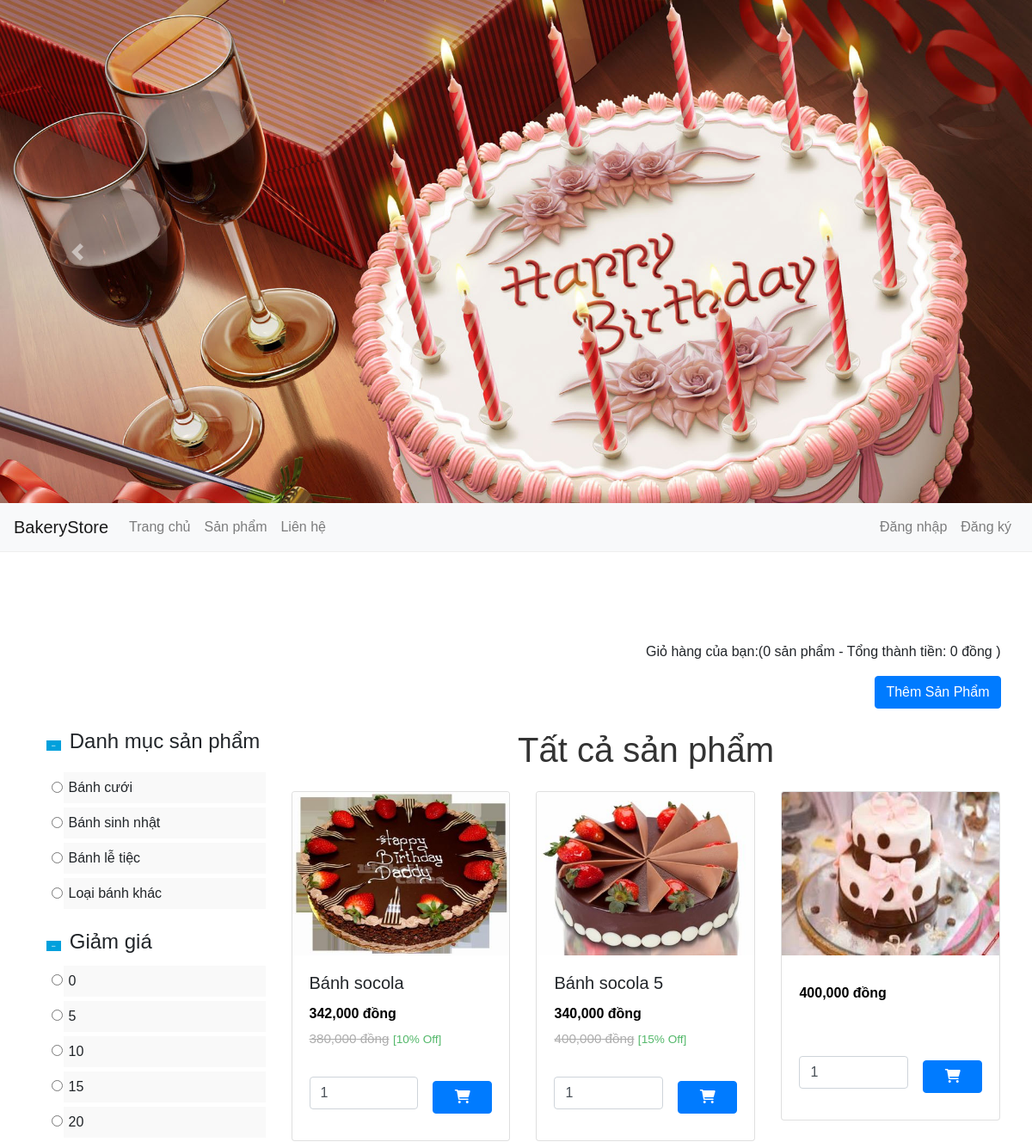
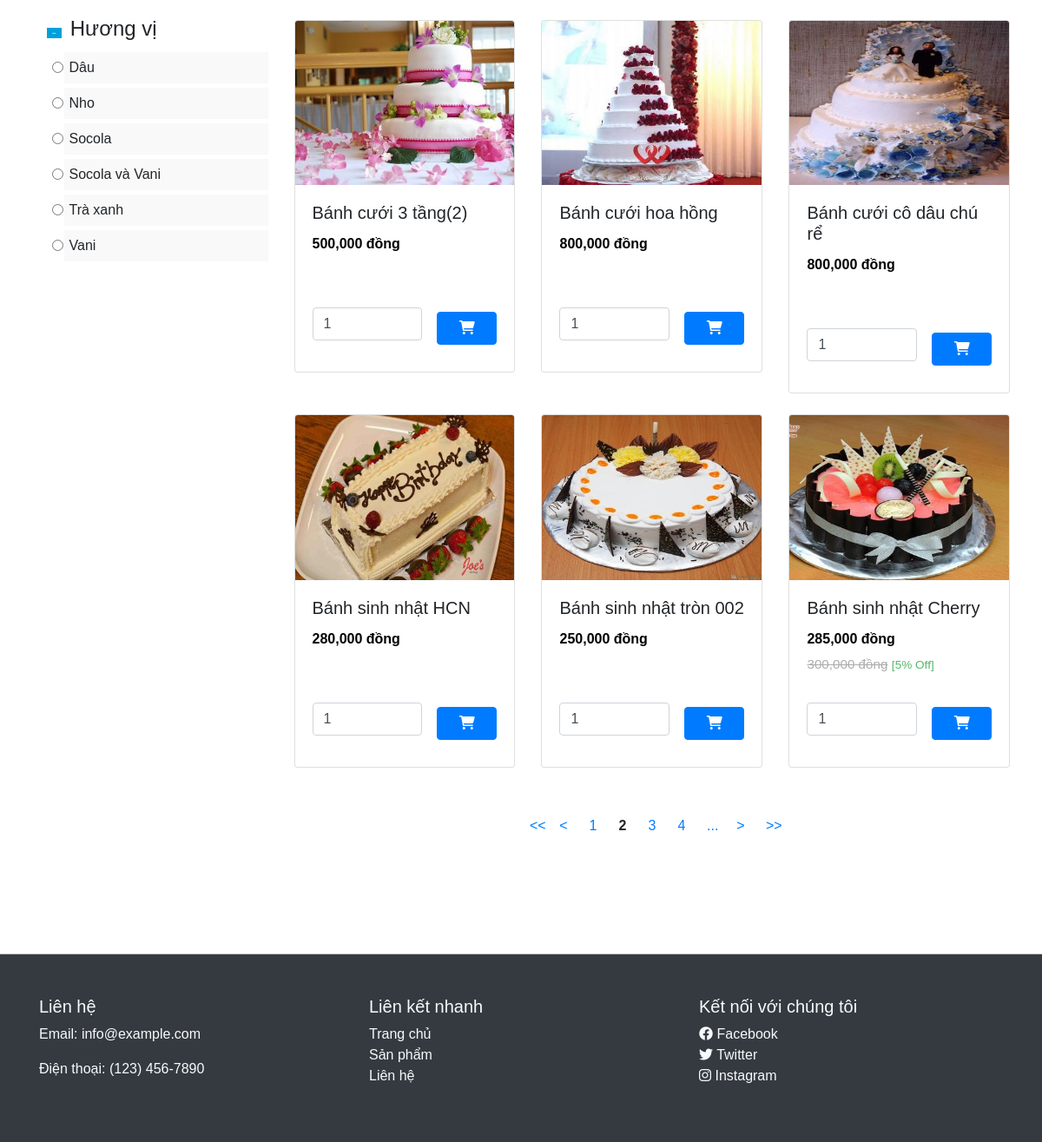
The app's page /san_pham.php?page=2 with its own data (2 pictures, top to bottom).
### tables this page shows
CREATE TABLE `bk_chu_de` (
  `ma_chu_de` int(10) NOT NULL,
  `ten_chu_de` varchar(255) DEFAULT NULL
);

CREATE TABLE `bk_khuyen_mai` (
  `ma_khuyen_mai` int(11) NOT NULL,
  `ten_khuyen_mai` varchar(100) NOT NULL,
  `ngay_ap_dung` date DEFAULT NULL,
  `ngay_ket_thuc` date DEFAULT NULL,
  `chiet_khau` double DEFAULT NULL
);

CREATE TABLE `bk_huong_vi` (
  `id` int(11) NOT NULL,
  `ma_huong_vi` varchar(10) NOT NULL,
  `ten_huong_vi` varchar(20) DEFAULT NULL
);

CREATE TABLE `bk_san_pham` (
  `ma_san_pham` int(11) NOT NULL,
  `ma_chu_de` int(11) NOT NULL,
  `ma_nhan_vien` int(11) NOT NULL,
  `ma_khuyen_mai` int(11) NOT NULL,
  `id` int(11) NOT NULL,
  `ten_san_pham` varchar(255) DEFAULT NULL,
  `noi_dung_tom_tat` varchar(255) DEFAULT NULL,
  `noi_dung_chi_tiet` varchar(255) DEFAULT NULL,
  `so_luong` int(11) DEFAULT NULL,
  `hinh_anh` varchar(255) DEFAULT NULL,
  `don_gia` double DEFAULT NULL,
  `ngay_them_san_pham` date DEFAULT NULL
);

### controllers/c_san_pham.php (called while the page is built, shortened)
<?php
include("models/m_san_pham.php");
class C_san_pham{
	function Hien_thi_san_pham()
	{
		$m_san_pham=new M_san_pham();
		$san_phams=$m_san_pham->Doc_san_pham();
		$huong_vi=$m_san_pham->Doc_huong_vi();
		$khuyen_mai=$m_san_pham->Doc_khuyen_mai();
		include("Pager.php");
		$p=new pager();
		$limit=9;
		$count=count($san_phams);
		$vt=$p->findStart($limit);
		$pages=$p->findPages($count,$limit);
		$curpage=$_GET["page"];
		$lst=$p->pageList($curpage,$pages);
		$san_phams=$m_san_pham->Doc_san_pham($vt,$limit);
		$tongsl = 0;
		$tongDg = 0;
		include("views/include/layout_2.php");
	}
}
?>

### san_pham.php (called while the page is built, shortened)
<?php
include("controllers/c_san_pham.php");
$c_san_pham=new C_san_pham();
$c_san_pham->Hien_thi_san_pham();
?>

### models/database.php (called while the page is built, shortened)
<?php
class database
{
    public function pdo_get_connection()
    {
        $servername = 'localhost';
        $dbname = 'bakery_store';
        $username = 'root';
        $pass = '';
        try {
            $con = new PDO("mysql:host=$servername;dbname=$dbname", $username, $pass);
            $con->setAttribute(PDO::ATTR_ERRMODE, PDO::ERRMODE_EXCEPTION);
            return $con;
        } catch (Exception $ex) {
            echo $ex->getMessage();
            echo $ex->getLine();
            echo $ex->getFile();
        }
    }
    public function pdo_query($sql, $sql_args = [])
    {
        try {
            $con = $this->pdo_get_connection();
            $stmt = $con->prepare($sql);
            $stmt->execute($sql_args);
            $rows = $stmt->fetchAll(PDO::FETCH_OBJ);
            return $rows;
        } catch (PDOException $ex) {
            throw $ex;
        }
    }
}

### models/m_san_pham.php (called while the page is built, shortened)
<?php
include_once("database.php");
class M_san_pham extends database
{
	public function Doc_san_pham($vt = -1, $limit = -1)
	{
		$sql = "SELECT *,chiet_khau from bk_san_pham inner join bk_khuyen_mai on bk_san_pham.ma_khuyen_mai=bk_khuyen_mai.ma_khuyen_mai ";
		if ($vt >= 0 && $limit > 0) {
			$sql .= " limit $vt,$limit ";
		}
		return $this->pdo_query($sql, []);
	}
	public function Doc_khuyen_mai()
	{
		$sql = "SELECT * from bk_khuyen_mai group by chiet_khau";
		return $this->pdo_query($sql, []);
	}
	public function Doc_huong_vi()
	{
		$sql = "SELECT * from bk_huong_vi group by ten_huong_vi";
		return $this->pdo_query($sql, []);
	}
}

### views/v_san_pham.php (the view, shortened to what this page needs)
<div class="product-model">
    <p align="right">Giỏ hàng của bạn:(<?php echo "$tongsl sản phẩm - Tổng thành tiền: " . number_format($tongDg) . " đồng" ?> )
    <br>
    <div class="d-flex flex-row-reverse">
        <button type="button" class="btn btn-primary" data-toggle="modal" data-target="#addProductModal">
            Thêm Sản Phẩm
        </button>
    </div>
    <br>
    <div class="row">
      <div class="col-lg-3">
            <div class="product_right">
                <h4 class="mb-3"><span class="glyphicon glyphicon-minus" aria-hidden="true"></span>Danh mục sản phẩm</h4>
                <div class="form-check">
                    <?php foreach ($chu_de as $row) : ?>
                        <label class="form-check-label">
                            <input type="radio" class="form-check-input" name="chu_de" value="<?php echo $row->ma_chu_de ?>" onclick="Tim_san_pham_theo_chu_de()">
                            <?php echo $row->ten_chu_de ?>
                        </label>
                    <?php endforeach; ?>
                </div>
                <h4 class="mt-4"><span class="glyphicon glyphicon-minus" aria-hidden="true"></span>Giảm giá</h4>
                <div class="form-check">
                    <?php foreach ($khuyen_mai as $row) : ?>
                        <label class="form-check-label">
                            <input type="radio" class="form-check-input" name="chiet_khau" value="<?php echo $row->chiet_khau ?>" onclick="Tim_san_pham_theo_khuyen_mai()">
                            <?php echo $row->chiet_khau ?>
                        </label>
                    <?php endforeach; ?>
                </div>
                <h4 class="mt-4"><span class="glyphicon glyphicon-minus" aria-hidden="true"></span>Hương vị</h4>
                <div class="form-check">
                    <?php foreach ($huong_vi as $row) : ?>
                        <label class="form-check-label">
                            <input type="radio" class="form-check-input" name="huong_vi" onclick="Tim_san_pham_theo_huong_vi()" value="<?php echo $row->ten_huong_vi ?>">
                            <?php echo $row->ten_huong_vi; ?>
                        </label>
                    <?php endforeach; ?>
                </div>
            </div>
      </div>
      <div class="col-lg-9" id="hienthi">
          <h2 class="mb-4">Tất cả sản phẩm</h2>
          <div class="row">
              <?php foreach ($san_phams as $row) : ?>
                  <div class="col-md-4 mb-4">
                      <div class="card">
                          <a href="chitiet_sp.php?ma_san_pham=<?php echo $row->ma_san_pham; ?>">
                              <img class="card-img-top" src="public/images/<?php echo $row->hinh_anh; ?>" alt="<?php echo $row->ten_san_pham; ?>">
                          </a>
                          <div class="card-body">
                              <h5 class="card-title"><?php echo $row->ten_san_pham; ?></h5>
                              <span class="item_price"><?php echo number_format($row->don_gia - ($row->don_gia * $row->chiet_khau / 100)); ?>&nbsp;đồng</span>
                              <div class="ofr">
                                  <?php if ($row->chiet_khau != 0) : ?>
                                      <p class="pric1"><del><?php echo number_format($row->don_gia); ?>&nbsp;đồng</del></p>
                                      <p class="disc">[<?php echo $row->chiet_khau; ?>% Off]</p>
                                  <?php else : ?>
                                      <p class="pric1">&nbsp;</p>
                                      <p class="disc">&nbsp;</p>
                                  <?php endif; ?>
                              </div>
                              <div class="d-flex align-items-center justify-content-between">
                                  <div class="form-group mb-0">
                                      <input type="number" class="form-control item_quantity" value="1" name="sl_<?php echo $row->ma_san_pham ?>" id="sl_<?php echo $row->ma_san_pham ?>" />
                                  </div>
                                  <button class="btn btn-primary item_add items" onclick="chonmua(<?php echo $row->ma_san_pham ?>)"><i class="fas fa-shopping-cart"></i></button>
                              </div>
                          </div>
                      </div>
                  </div>
              <?php endforeach; ?>
          </div>
          <div class="clearfix mt-4">
              <ul class="pagination justify-content-center">
                  <?php echo $lst; ?>
              </ul>
          </div>
      </div>
    </div>
</div>

### public/css/style.css (style rules this page uses)
body a { transition: 0.5s all; -webkit-transition: 0.5s all; -o-transition: 0.5s all; -moz-transition: 0.5s all; -ms-transition: 0.5s all; }
h1, h2, h3, h4, h5, h6, label, p { margin: 0; font-family: Arial, Helvetica, sans-serif; }
.items { padding: 4em 0; }
.glyphicon { top: 2px; margin-right: 5px; }
.item_quantity { margin: 1em 0; font-size: 0.85em; padding: 5px 10px; display: block; width: 75%; float: left; }
.item_add { color: #fff; text-decoration: none; font-weight: 600; padding: 0.5em 2em; display: inline-block; border-radius: 5px; -moz-border-radius: 5px; -webkit-border-radius: 5px; -o-border-radius: 5px; margin: 1.5em 16px 0px 0px; background: #00a0dc; border: none; outline: none; }
.items { margin: 10px 0 0px 17px; }
span.item_price { color: #000; font-size: 1em; font-weight: 600; margin: 10px 0 5px; display: block; }
p.pric1 { color: #ADADAD; font-size: 0.95em; display: inline-block; }
p.disc { color: rgba(7, 152, 40, 0.69); font-size: 0.85em; display: inline-block; }
ul.place, label { margin: 5px 0; background: #f9f9f9; width: 100%; padding: 0px 5px; cursor: pointer; }
ul.place li, label { display: inline-block; padding: 6px; }
.product-model h2, h2.top, .contact h3 { font-size: 2.5em; font-family: Arial, Helvetica, sans-serif; color: #333; text-align: center; }
.glyphicon-minus:before { content: "\2212"; color: #fff; font-size: 9px; background: #00a0dc; padding: 1px 6px; margin-right: 5px; }
.glyphicon-minus { top: -1px !important; }
label { display: block; margin-bottom: 0; font-weight: normal; }
@media (max-width: 1280px) { .item_add { width: 50%; } }
a { font-family: Arial, Helvetica, sans-serif; }

### records on screen
bk_chu_de: ten_chu_de "Bánh cưới"
bk_chu_de: ten_chu_de "Bánh sinh nhật"
bk_chu_de: ten_chu_de "Bánh lễ tiệc"
bk_chu_de: ten_chu_de "Loại bánh khác"
bk_khuyen_mai: chiet_khau "0"
bk_khuyen_mai: chiet_khau "5"
bk_khuyen_mai: chiet_khau "10"
bk_khuyen_mai: chiet_khau "15"
bk_khuyen_mai: chiet_khau "20"
bk_huong_vi: ten_huong_vi "Dâu"
bk_huong_vi: ten_huong_vi "Nho"
bk_huong_vi: ten_huong_vi "Socola"
bk_huong_vi: ten_huong_vi "Socola và Vani"
bk_huong_vi: ten_huong_vi "Trà xanh"
bk_huong_vi: ten_huong_vi "Vani"
bk_san_pham: hinh_anh (picture), ten_san_pham "Bánh socola", $row->don_gia-($row->don_gia*$row->chiet_khau/100) "342,000", don_gia "380,000", bk_khuyen_mai.chiet_khau "10"
bk_san_pham: hinh_anh (picture), ten_san_pham "Bánh socola 5", $row->don_gia-($row->don_gia*$row->chiet_khau/100) "340,000", don_gia "400,000", bk_khuyen_mai.chiet_khau "15"
bk_san_pham: hinh_anh (picture), $row->don_gia-($row->don_gia*$row->chiet_khau/100) "400,000"
bk_san_pham: hinh_anh (picture), ten_san_pham "Bánh cưới 3 tầng(2)", $row->don_gia-($row->don_gia*$row->chiet_khau/100) "500,000"
bk_san_pham: hinh_anh (picture), ten_san_pham "Bánh cưới hoa hồng", $row->don_gia-($row->don_gia*$row->chiet_khau/100) "800,000"
bk_san_pham: hinh_anh (picture), ten_san_pham "Bánh cưới cô dâu chú rể", $row->don_gia-($row->don_gia*$row->chiet_khau/100) "800,000"
bk_san_pham: hinh_anh (picture), ten_san_pham "Bánh sinh nhật HCN", $row->don_gia-($row->don_gia*$row->chiet_khau/100) "280,000"
bk_san_pham: hinh_anh (picture), ten_san_pham "Bánh sinh nhật tròn 002", $row->don_gia-($row->don_gia*$row->chiet_khau/100) "250,000"
bk_san_pham: hinh_anh (picture), ten_san_pham "Bánh sinh nhật Cherry", $row->don_gia-($row->don_gia*$row->chiet_khau/100) "285,000", don_gia "300,000", bk_khuyen_mai.chiet_khau "5"

### other values on screen
$tongsl "0"
$tongDg "0"
